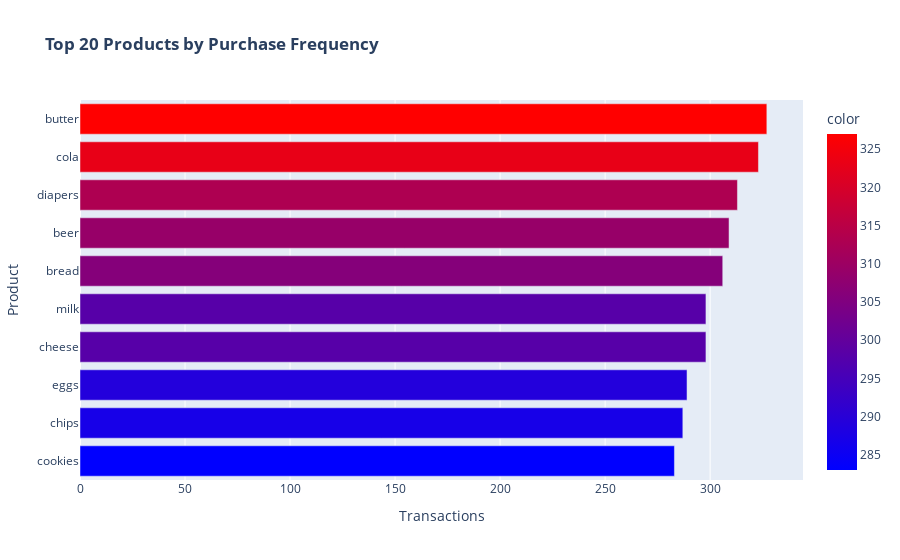

Notebook cell for this chart:
### Markdown cell above
## Product Frequency Visualization
This code creates a horizontal bar chart titled "Top 20 Products by Purchase Frequency".

It shows the 20 products bought most often, with bars sized and colored by the number of transactions.

The chart orders products from least to most frequent on the y-axis for easy comparison.

The chart is interactive and displayed using Plotly.

### Code cell
"""
### 1.1 Product Frequency (Horizontal Bar)
"""

fig1 = px.bar(item_freq, orientation='h', 
             title='<b>Top 20 Products by Purchase Frequency</b>',
             labels={'index':'Product', 'value':'Transactions'},
             color=item_freq.values,
             color_continuous_scale='Bluered')
fig1.update_layout(yaxis={'categoryorder':'total ascending'})
fig1.show()

### Figure 1 — Plotly figure (JSON) as saved in the notebook; plotly's stock layout.template omitted (floating-point values rounded to 4 significant figures)
{"data": [{"hovertemplate": "Transactions=%{x}<br>Product=%{y}<br>color=%{marker.color}<extra></extra>", "legendgroup": "", "marker": {"color": [283, 287, 289, 298, 298, 306, 309, 313, 323, 327], "coloraxis": "coloraxis", "pattern": {"shape": ""}}, "name": "", "orientation": "h", "showlegend": false, "textposition": "auto", "type": "bar", "x": [283, 287, 289, 298, 298, 306, 309, 313, 323, 327], "xaxis": "x", "y": ["cookies", "chips", "eggs", "cheese", "milk", "bread", "beer", "diapers", "cola", "butter"], "yaxis": "y"}], "layout": {"barmode": "relative", "coloraxis": {"colorbar": {"title": {"text": "color"}}, "colorscale": [[0, "rgb(0,0,255)"], [1, "rgb(255,0,0)"]]}, "legend": {"tracegroupgap": 0}, "title": {"text": "<b>Top 20 Products by Purchase Frequency</b>"}, "xaxis": {"anchor": "y", "domain": [0, 1], "title": {"text": "Transactions"}}, "yaxis": {"anchor": "x", "categoryorder": "total ascending", "domain": [0, 1], "title": {"text": "Product"}}}}
